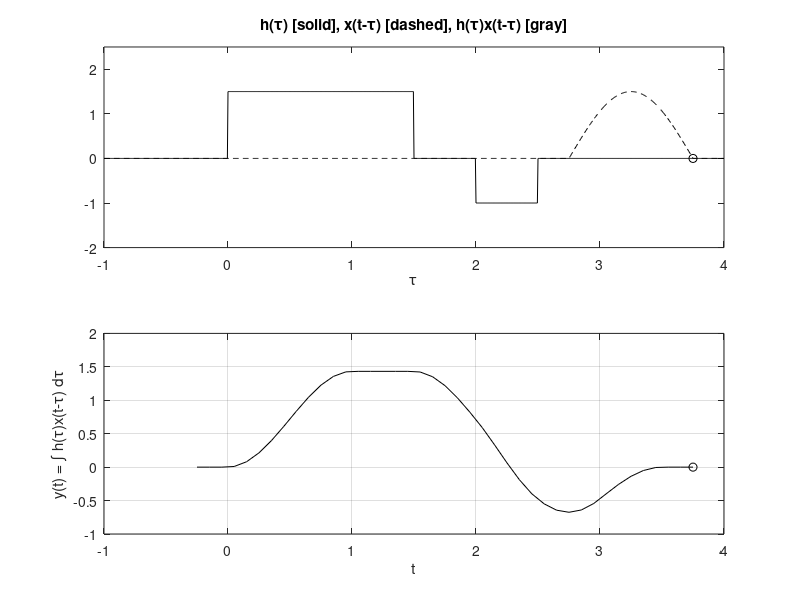

The MATLAB script that drew this image:
%% B1
figure(1) 
u = @(t) 1.0*(t>=0);
x = @(t) 1.5*sin(pi*t).*(u(t)-u(t-1));
h = @(t) 1.5*(u(t)-u(t-1.5))-u(t-2)+u(t-2.5);
dtau = 0.005;
tau = -1:dtau:4;
ti = 0;
tvec = -0.25:0.1:3.75;
y = NaN*zeros(1,length(tvec));
for t = tvec
    ti = ti+1;
    xh = x(t-tau).*h(tau);
    lxh = length(xh);
    y(ti) = sum(xh.*dtau);
    subplot(2,1,1), plot(tau,h(tau),'k-',tau,x(t-tau),'k--',t,0,'ok');
    axis([tau(1) tau(end) -2.0 2.5]);
    patch([tau(1:end-1);tau(1:end-1);tau(2:end);tau(2:end)], [zeros(1,lxh-1);xh(1:end-1);xh(2:end);zeros(1,lxh-1)], [0.8 0.8 0.8], 'edgecolor', 'none');
    xlabel('\tau');
    title('h(\tau) [solid], x(t-\tau) [dashed], h(\tau)x(t-\tau) [gray]');
    c = get(gca, 'children');
    set(gca, 'children', [c(2);c(3);c(4);c(1)]);
    subplot(2,1,2), plot(tvec,y,'k',tvec(ti),y(ti),'ok');
    xlabel('t');
    ylabel('y(t) = \int h(\tau)x(t-\tau) d\tau');
    axis([tau(1) tau(end) -1.0 2.0]);
    grid;
    drawnow;
end
